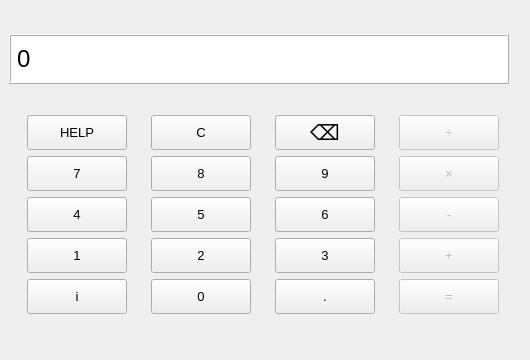
<?xml version="1.0" encoding="UTF-8"?>
<ui version="4.0">
 <class>MainWindow</class>
 <widget class="QMainWindow" name="MainWindow">
  <property name="geometry">
   <rect>
    <x>0</x>
    <y>0</y>
    <width>530</width>
    <height>360</height>
   </rect>
  </property>
  <property name="sizePolicy">
   <sizepolicy hsizetype="Fixed" vsizetype="Fixed">
    <horstretch>0</horstretch>
    <verstretch>0</verstretch>
   </sizepolicy>
  </property>
  <property name="minimumSize">
   <size>
    <width>530</width>
    <height>360</height>
   </size>
  </property>
  <property name="maximumSize">
   <size>
    <width>530</width>
    <height>400</height>
   </size>
  </property>
  <property name="windowTitle">
   <string>Complex Calculator</string>
  </property>
  <property name="windowIcon">
   <iconset>
    <normaloff>:/logo/logo.ico</normaloff>:/logo/logo.ico</iconset>
  </property>
  <property name="styleSheet">
   <string notr="true"/>
  </property>
  <widget class="QWidget" name="centralwidget">
   <widget class="QWidget" name="verticalLayoutWidget">
    <property name="geometry">
     <rect>
      <x>9</x>
      <y>9</y>
      <width>511</width>
      <height>331</height>
     </rect>
    </property>
    <layout class="QVBoxLayout" name="verticalLayout">
     <property name="sizeConstraint">
      <enum>QLayout::SetNoConstraint</enum>
     </property>
     <item>
      <widget class="QLabel" name="lbl_number">
       <property name="sizePolicy">
        <sizepolicy hsizetype="Fixed" vsizetype="Fixed">
         <horstretch>0</horstretch>
         <verstretch>0</verstretch>
        </sizepolicy>
       </property>
       <property name="minimumSize">
        <size>
         <width>500</width>
         <height>50</height>
        </size>
       </property>
       <property name="maximumSize">
        <size>
         <width>500</width>
         <height>50</height>
        </size>
       </property>
       <property name="font">
        <font>
         <pointsize>18</pointsize>
        </font>
       </property>
       <property name="styleSheet">
        <string notr="true">background-color: rgb(255, 255, 255);</string>
       </property>
       <property name="frameShape">
        <enum>QFrame::Box</enum>
       </property>
       <property name="frameShadow">
        <enum>QFrame::Raised</enum>
       </property>
       <property name="text">
        <string>0</string>
       </property>
      </widget>
     </item>
     <item>
      <layout class="QGridLayout" name="gridLayout_3">
       <property name="sizeConstraint">
        <enum>QLayout::SetNoConstraint</enum>
       </property>
       <item row="4" column="0">
        <widget class="QPushButton" name="btn_i">
         <property name="sizePolicy">
          <sizepolicy hsizetype="Fixed" vsizetype="Fixed">
           <horstretch>0</horstretch>
           <verstretch>0</verstretch>
          </sizepolicy>
         </property>
         <property name="minimumSize">
          <size>
           <width>100</width>
           <height>35</height>
          </size>
         </property>
         <property name="maximumSize">
          <size>
           <width>100</width>
           <height>35</height>
          </size>
         </property>
         <property name="font">
          <font>
           <pointsize>10</pointsize>
           <weight>50</weight>
           <bold>false</bold>
          </font>
         </property>
         <property name="text">
          <string>i</string>
         </property>
        </widget>
       </item>
       <item row="3" column="0">
        <widget class="QPushButton" name="btn_1">
         <property name="sizePolicy">
          <sizepolicy hsizetype="Fixed" vsizetype="Fixed">
           <horstretch>0</horstretch>
           <verstretch>0</verstretch>
          </sizepolicy>
         </property>
         <property name="minimumSize">
          <size>
           <width>100</width>
           <height>35</height>
          </size>
         </property>
         <property name="maximumSize">
          <size>
           <width>100</width>
           <height>35</height>
          </size>
         </property>
         <property name="font">
          <font>
           <pointsize>10</pointsize>
           <weight>50</weight>
           <bold>false</bold>
          </font>
         </property>
         <property name="text">
          <string>1</string>
         </property>
        </widget>
       </item>
       <item row="2" column="2">
        <widget class="QPushButton" name="btn_6">
         <property name="sizePolicy">
          <sizepolicy hsizetype="Fixed" vsizetype="Fixed">
           <horstretch>0</horstretch>
           <verstretch>0</verstretch>
          </sizepolicy>
         </property>
         <property name="minimumSize">
          <size>
           <width>100</width>
           <height>35</height>
          </size>
         </property>
         <property name="maximumSize">
          <size>
           <width>100</width>
           <height>35</height>
          </size>
         </property>
         <property name="font">
          <font>
           <pointsize>10</pointsize>
           <weight>50</weight>
           <bold>false</bold>
          </font>
         </property>
         <property name="text">
          <string>6</string>
         </property>
        </widget>
       </item>
       <item row="0" column="0">
        <widget class="QPushButton" name="btn_help">
         <property name="sizePolicy">
          <sizepolicy hsizetype="Fixed" vsizetype="Fixed">
           <horstretch>0</horstretch>
           <verstretch>0</verstretch>
          </sizepolicy>
         </property>
         <property name="minimumSize">
          <size>
           <width>100</width>
           <height>35</height>
          </size>
         </property>
         <property name="maximumSize">
          <size>
           <width>100</width>
           <height>35</height>
          </size>
         </property>
         <property name="font">
          <font>
           <pointsize>10</pointsize>
           <weight>50</weight>
           <bold>false</bold>
          </font>
         </property>
         <property name="styleSheet">
          <string notr="true"/>
         </property>
         <property name="text">
          <string>HELP</string>
         </property>
        </widget>
       </item>
       <item row="3" column="2">
        <widget class="QPushButton" name="btn_3">
         <property name="sizePolicy">
          <sizepolicy hsizetype="Fixed" vsizetype="Fixed">
           <horstretch>0</horstretch>
           <verstretch>0</verstretch>
          </sizepolicy>
         </property>
         <property name="minimumSize">
          <size>
           <width>100</width>
           <height>35</height>
          </size>
         </property>
         <property name="maximumSize">
          <size>
           <width>100</width>
           <height>35</height>
          </size>
         </property>
         <property name="font">
          <font>
           <pointsize>10</pointsize>
           <weight>50</weight>
           <bold>false</bold>
          </font>
         </property>
         <property name="text">
          <string>3</string>
         </property>
        </widget>
       </item>
       <item row="3" column="1">
        <widget class="QPushButton" name="btn_2">
         <property name="sizePolicy">
          <sizepolicy hsizetype="Fixed" vsizetype="Fixed">
           <horstretch>0</horstretch>
           <verstretch>0</verstretch>
          </sizepolicy>
         </property>
         <property name="minimumSize">
          <size>
           <width>100</width>
           <height>35</height>
          </size>
         </property>
         <property name="maximumSize">
          <size>
           <width>100</width>
           <height>35</height>
          </size>
         </property>
         <property name="font">
          <font>
           <pointsize>10</pointsize>
           <weight>50</weight>
           <bold>false</bold>
          </font>
         </property>
         <property name="text">
          <string>2</string>
         </property>
        </widget>
       </item>
       <item row="2" column="1">
        <widget class="QPushButton" name="btn_5">
         <property name="sizePolicy">
          <sizepolicy hsizetype="Fixed" vsizetype="Fixed">
           <horstretch>0</horstretch>
           <verstretch>0</verstretch>
          </sizepolicy>
         </property>
         <property name="minimumSize">
          <size>
           <width>100</width>
           <height>35</height>
          </size>
         </property>
         <property name="maximumSize">
          <size>
           <width>100</width>
           <height>35</height>
          </size>
         </property>
         <property name="font">
          <font>
           <pointsize>10</pointsize>
           <weight>50</weight>
           <bold>false</bold>
          </font>
         </property>
         <property name="text">
          <string>5</string>
         </property>
        </widget>
       </item>
       <item row="2" column="0">
        <widget class="QPushButton" name="btn_4">
         <property name="sizePolicy">
          <sizepolicy hsizetype="Fixed" vsizetype="Fixed">
           <horstretch>0</horstretch>
           <verstretch>0</verstretch>
          </sizepolicy>
         </property>
         <property name="minimumSize">
          <size>
           <width>100</width>
           <height>35</height>
          </size>
         </property>
         <property name="maximumSize">
          <size>
           <width>100</width>
           <height>35</height>
          </size>
         </property>
         <property name="font">
          <font>
           <pointsize>10</pointsize>
           <weight>50</weight>
           <bold>false</bold>
          </font>
         </property>
         <property name="text">
          <string>4</string>
         </property>
        </widget>
       </item>
       <item row="4" column="2">
        <widget class="QPushButton" name="btn_dot">
         <property name="sizePolicy">
          <sizepolicy hsizetype="Fixed" vsizetype="Fixed">
           <horstretch>0</horstretch>
           <verstretch>0</verstretch>
          </sizepolicy>
         </property>
         <property name="minimumSize">
          <size>
           <width>100</width>
           <height>35</height>
          </size>
         </property>
         <property name="maximumSize">
          <size>
           <width>100</width>
           <height>35</height>
          </size>
         </property>
         <property name="font">
          <font>
           <pointsize>10</pointsize>
           <weight>50</weight>
           <bold>false</bold>
          </font>
         </property>
         <property name="text">
          <string>.</string>
         </property>
        </widget>
       </item>
       <item row="2" column="3">
        <widget class="QPushButton" name="btn_minus">
         <property name="enabled">
          <bool>false</bool>
         </property>
         <property name="sizePolicy">
          <sizepolicy hsizetype="Fixed" vsizetype="Fixed">
           <horstretch>0</horstretch>
           <verstretch>0</verstretch>
          </sizepolicy>
         </property>
         <property name="minimumSize">
          <size>
           <width>100</width>
           <height>35</height>
          </size>
         </property>
         <property name="maximumSize">
          <size>
           <width>100</width>
           <height>35</height>
          </size>
         </property>
         <property name="font">
          <font>
           <pointsize>10</pointsize>
           <weight>50</weight>
           <bold>false</bold>
          </font>
         </property>
         <property name="whatsThis">
          <string>&lt;html&gt;&lt;head/&gt;&lt;body&gt;&lt;p&gt;&lt;br/&gt;&lt;/p&gt;&lt;/body&gt;&lt;/html&gt;</string>
         </property>
         <property name="styleSheet">
          <string notr="true"/>
         </property>
         <property name="text">
          <string>-</string>
         </property>
        </widget>
       </item>
       <item row="4" column="3">
        <widget class="QPushButton" name="btn_equal">
         <property name="enabled">
          <bool>false</bool>
         </property>
         <property name="sizePolicy">
          <sizepolicy hsizetype="Fixed" vsizetype="Fixed">
           <horstretch>0</horstretch>
           <verstretch>0</verstretch>
          </sizepolicy>
         </property>
         <property name="minimumSize">
          <size>
           <width>100</width>
           <height>35</height>
          </size>
         </property>
         <property name="maximumSize">
          <size>
           <width>100</width>
           <height>35</height>
          </size>
         </property>
         <property name="font">
          <font>
           <pointsize>10</pointsize>
           <weight>50</weight>
           <bold>false</bold>
          </font>
         </property>
         <property name="text">
          <string>=</string>
         </property>
        </widget>
       </item>
       <item row="1" column="0">
        <widget class="QPushButton" name="btn_7">
         <property name="sizePolicy">
          <sizepolicy hsizetype="Fixed" vsizetype="Fixed">
           <horstretch>0</horstretch>
           <verstretch>0</verstretch>
          </sizepolicy>
         </property>
         <property name="minimumSize">
          <size>
           <width>100</width>
           <height>35</height>
          </size>
         </property>
         <property name="maximumSize">
          <size>
           <width>100</width>
           <height>35</height>
          </size>
         </property>
         <property name="font">
          <font>
           <pointsize>10</pointsize>
           <weight>50</weight>
           <bold>false</bold>
          </font>
         </property>
         <property name="text">
          <string>7</string>
         </property>
        </widget>
       </item>
       <item row="0" column="3">
        <widget class="QPushButton" name="btn_divide">
         <property name="enabled">
          <bool>false</bool>
         </property>
         <property name="sizePolicy">
          <sizepolicy hsizetype="Fixed" vsizetype="Fixed">
           <horstretch>0</horstretch>
           <verstretch>0</verstretch>
          </sizepolicy>
         </property>
         <property name="minimumSize">
          <size>
           <width>100</width>
           <height>35</height>
          </size>
         </property>
         <property name="maximumSize">
          <size>
           <width>100</width>
           <height>35</height>
          </size>
         </property>
         <property name="font">
          <font>
           <pointsize>10</pointsize>
           <weight>50</weight>
           <bold>false</bold>
           <stylestrategy>PreferDefault</stylestrategy>
          </font>
         </property>
         <property name="styleSheet">
          <string notr="true"/>
         </property>
         <property name="text">
          <string>÷</string>
         </property>
        </widget>
       </item>
       <item row="1" column="2">
        <widget class="QPushButton" name="btn_9">
         <property name="sizePolicy">
          <sizepolicy hsizetype="Fixed" vsizetype="Fixed">
           <horstretch>0</horstretch>
           <verstretch>0</verstretch>
          </sizepolicy>
         </property>
         <property name="minimumSize">
          <size>
           <width>100</width>
           <height>35</height>
          </size>
         </property>
         <property name="maximumSize">
          <size>
           <width>100</width>
           <height>35</height>
          </size>
         </property>
         <property name="font">
          <font>
           <pointsize>10</pointsize>
           <weight>50</weight>
           <bold>false</bold>
          </font>
         </property>
         <property name="text">
          <string>9</string>
         </property>
        </widget>
       </item>
       <item row="4" column="1">
        <widget class="QPushButton" name="btn_0">
         <property name="sizePolicy">
          <sizepolicy hsizetype="Fixed" vsizetype="Fixed">
           <horstretch>0</horstretch>
           <verstretch>0</verstretch>
          </sizepolicy>
         </property>
         <property name="minimumSize">
          <size>
           <width>100</width>
           <height>35</height>
          </size>
         </property>
         <property name="maximumSize">
          <size>
           <width>100</width>
           <height>35</height>
          </size>
         </property>
         <property name="font">
          <font>
           <pointsize>10</pointsize>
           <weight>50</weight>
           <bold>false</bold>
          </font>
         </property>
         <property name="text">
          <string>0</string>
         </property>
        </widget>
       </item>
       <item row="0" column="1">
        <widget class="QPushButton" name="btn_clear">
         <property name="sizePolicy">
          <sizepolicy hsizetype="Fixed" vsizetype="Fixed">
           <horstretch>0</horstretch>
           <verstretch>0</verstretch>
          </sizepolicy>
         </property>
         <property name="minimumSize">
          <size>
           <width>100</width>
           <height>35</height>
          </size>
         </property>
         <property name="maximumSize">
          <size>
           <width>100</width>
           <height>35</height>
          </size>
         </property>
         <property name="font">
          <font>
           <pointsize>10</pointsize>
           <weight>50</weight>
           <bold>false</bold>
          </font>
         </property>
         <property name="text">
          <string>C</string>
         </property>
        </widget>
       </item>
       <item row="3" column="3">
        <widget class="QPushButton" name="btn_plus">
         <property name="enabled">
          <bool>false</bool>
         </property>
         <property name="sizePolicy">
          <sizepolicy hsizetype="Fixed" vsizetype="Fixed">
           <horstretch>0</horstretch>
           <verstretch>0</verstretch>
          </sizepolicy>
         </property>
         <property name="minimumSize">
          <size>
           <width>100</width>
           <height>35</height>
          </size>
         </property>
         <property name="maximumSize">
          <size>
           <width>100</width>
           <height>35</height>
          </size>
         </property>
         <property name="font">
          <font>
           <pointsize>10</pointsize>
           <weight>50</weight>
           <bold>false</bold>
          </font>
         </property>
         <property name="text">
          <string>+</string>
         </property>
        </widget>
       </item>
       <item row="1" column="1">
        <widget class="QPushButton" name="btn_8">
         <property name="sizePolicy">
          <sizepolicy hsizetype="Fixed" vsizetype="Fixed">
           <horstretch>0</horstretch>
           <verstretch>0</verstretch>
          </sizepolicy>
         </property>
         <property name="minimumSize">
          <size>
           <width>100</width>
           <height>35</height>
          </size>
         </property>
         <property name="maximumSize">
          <size>
           <width>100</width>
           <height>35</height>
          </size>
         </property>
         <property name="font">
          <font>
           <pointsize>10</pointsize>
           <weight>50</weight>
           <bold>false</bold>
          </font>
         </property>
         <property name="text">
          <string>8</string>
         </property>
        </widget>
       </item>
       <item row="0" column="2">
        <widget class="QPushButton" name="btn_delete">
         <property name="sizePolicy">
          <sizepolicy hsizetype="Fixed" vsizetype="Fixed">
           <horstretch>0</horstretch>
           <verstretch>0</verstretch>
          </sizepolicy>
         </property>
         <property name="minimumSize">
          <size>
           <width>100</width>
           <height>35</height>
          </size>
         </property>
         <property name="maximumSize">
          <size>
           <width>100</width>
           <height>35</height>
          </size>
         </property>
         <property name="font">
          <font>
           <pointsize>16</pointsize>
           <weight>50</weight>
           <bold>false</bold>
          </font>
         </property>
         <property name="styleSheet">
          <string notr="true">border-color: rgb(162, 149, 139);</string>
         </property>
         <property name="text">
          <string>⌫</string>
         </property>
        </widget>
       </item>
       <item row="1" column="3">
        <widget class="QPushButton" name="btn_multiply">
         <property name="enabled">
          <bool>false</bool>
         </property>
         <property name="sizePolicy">
          <sizepolicy hsizetype="Fixed" vsizetype="Fixed">
           <horstretch>0</horstretch>
           <verstretch>0</verstretch>
          </sizepolicy>
         </property>
         <property name="minimumSize">
          <size>
           <width>100</width>
           <height>35</height>
          </size>
         </property>
         <property name="maximumSize">
          <size>
           <width>100</width>
           <height>35</height>
          </size>
         </property>
         <property name="font">
          <font>
           <pointsize>10</pointsize>
           <weight>50</weight>
           <bold>false</bold>
          </font>
         </property>
         <property name="styleSheet">
          <string notr="true"/>
         </property>
         <property name="text">
          <string>×</string>
         </property>
        </widget>
       </item>
      </layout>
     </item>
    </layout>
   </widget>
  </widget>
 </widget>
 <resources/>
 <connections/>
</ui>
